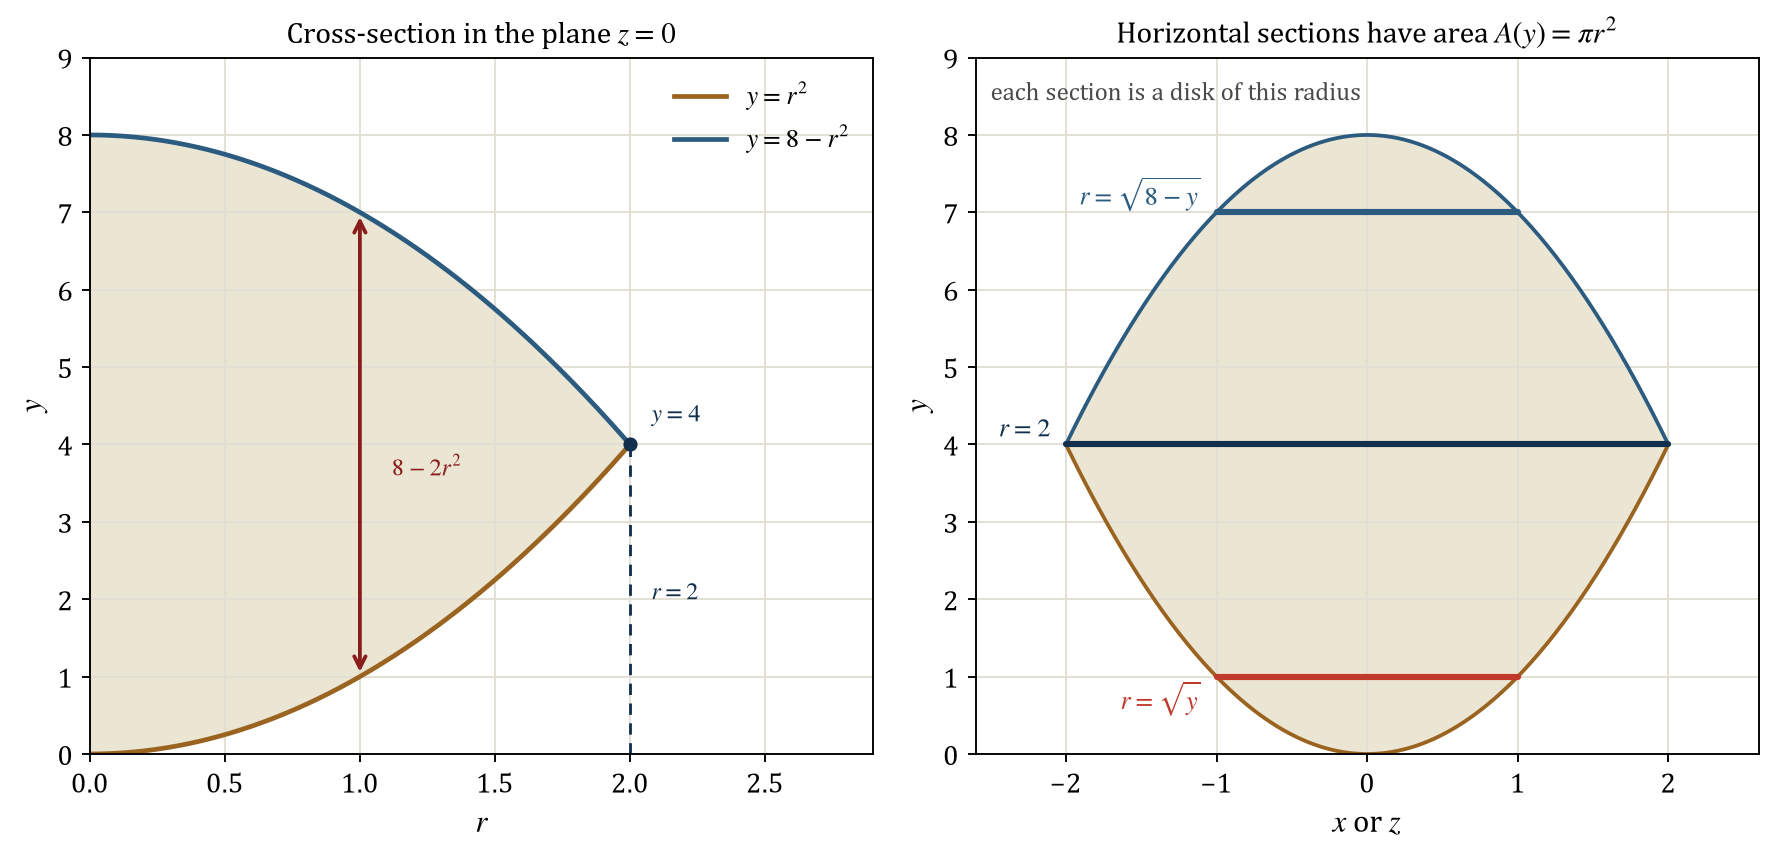

This figure's Python source:
"""Draw the cross-section and the section radii of the solid.

The left panel is the cross-section in the plane z = 0 with r >= 0. The right
panel shows the same cross-section with r from -2 to 2 and marks the chords
that give the radii of the horizontal sections at y = 1, 4, and 7.
"""

import base64

import matplotlib
import numpy as np

matplotlib.use("Agg")
import matplotlib.pyplot as plt

plt.rcParams.update({
    "font.family": "serif",
    "font.serif": ["Cambria", "Times New Roman", "DejaVu Serif"],
    "mathtext.fontset": "stix",
    "font.size": 12,
    "axes.labelsize": 13,
    "axes.titlesize": 12.5,
})

figure, (left_axes, right_axes) = plt.subplots(1, 2, figsize=(10.6, 5.2))

# Left panel: the cross-section in the plane z = 0 with r >= 0.
radius = np.linspace(0.0, 2.0, 200)
left_axes.fill_between(radius, radius**2, 8.0 - radius**2, color="#e8e1cd", alpha=0.85)
left_axes.plot(radius, radius**2, color="#9a6420", linewidth=2.0, label=r"$y = r^{2}$")
left_axes.plot(radius, 8.0 - radius**2, color="#2c5b80", linewidth=2.0,
               label=r"$y = 8 - r^{2}$")
left_axes.plot([2.0, 2.0], [0.0, 4.0], color="#12304d", linewidth=1.2, linestyle=(0, (4, 3)))
left_axes.plot([2.0], [4.0], marker="o", color="#12304d", markersize=5)
left_axes.annotate("", xy=(1.0, 7.0), xytext=(1.0, 1.0),
                   arrowprops={"arrowstyle": "<->", "color": "#8a1c1c", "linewidth": 1.6})
left_axes.text(1.12, 3.6, r"$8 - 2r^{2}$", color="#8a1c1c", fontsize=10)
left_axes.text(2.08, 2.0, r"$r = 2$", color="#12304d", fontsize=10)
left_axes.text(2.08, 4.3, r"$y = 4$", color="#12304d", fontsize=10)
left_axes.set_xlim(0.0, 2.9)
left_axes.set_ylim(0.0, 9.0)
left_axes.set_xlabel(r"$r$")
left_axes.set_ylabel(r"$y$")
left_axes.set_title("Cross-section in the plane $z = 0$")
left_axes.grid(True, color="#e2dfd4", linewidth=0.8)
left_axes.legend(loc="upper right", frameon=False, fontsize=11)

# Right panel: chords that give the radii of the horizontal sections.
chord_radius = np.linspace(-2.0, 2.0, 300)
right_axes.fill_between(chord_radius, chord_radius**2, 8.0 - chord_radius**2,
                        color="#e8e1cd", alpha=0.85)
right_axes.plot(chord_radius, chord_radius**2, color="#9a6420", linewidth=1.6)
right_axes.plot(chord_radius, 8.0 - chord_radius**2, color="#2c5b80", linewidth=1.6)

for height_value, chord_color, label_text, label_shift in (
    (1.0, "#c0392b", r"$r = \sqrt{y}$", -0.42),
    (4.0, "#12304d", r"$r = 2$", 0.10),
    (7.0, "#2c5b80", r"$r = \sqrt{8-y}$", 0.10),
):
    half_width = float(np.sqrt(min(height_value, 8.0 - height_value)))
    right_axes.plot([-half_width, half_width], [height_value, height_value],
                    color=chord_color, linewidth=2.6, solid_capstyle="round")
    right_axes.text(-(half_width + 0.10), height_value + label_shift, label_text,
                    color=chord_color, fontsize=11, ha="right")

right_axes.text(-2.50, 8.45, "each section is a disk of this radius", color="#4a4a4a",
                fontsize=10.5)
right_axes.set_xlim(-2.6, 2.6)
right_axes.set_ylim(0.0, 9.0)
right_axes.set_xlabel(r"$x$ or $z$")
right_axes.set_ylabel(r"$y$")
right_axes.set_title(r"Horizontal sections have area $A(y) = \pi r^{2}$")
right_axes.grid(True, color="#e2dfd4", linewidth=0.8)

figure.tight_layout()
output_path = "part1_figure2.png"
figure.savefig(output_path, dpi=170, bbox_inches="tight", facecolor="white")
with open(output_path, "rb") as image_file:
    encoded = base64.b64encode(image_file.read()).decode("ascii")
with open("part1_figure2.b64.txt", "w", encoding="ascii") as text_file:
    text_file.write(encoded)
print(f"saved {output_path} and part1_figure2.b64.txt ({len(encoded)} base64 characters)")
